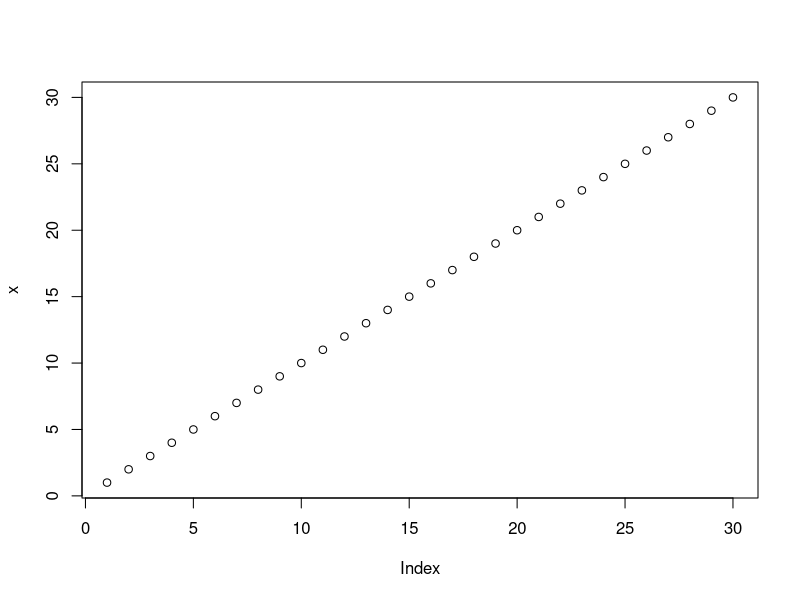
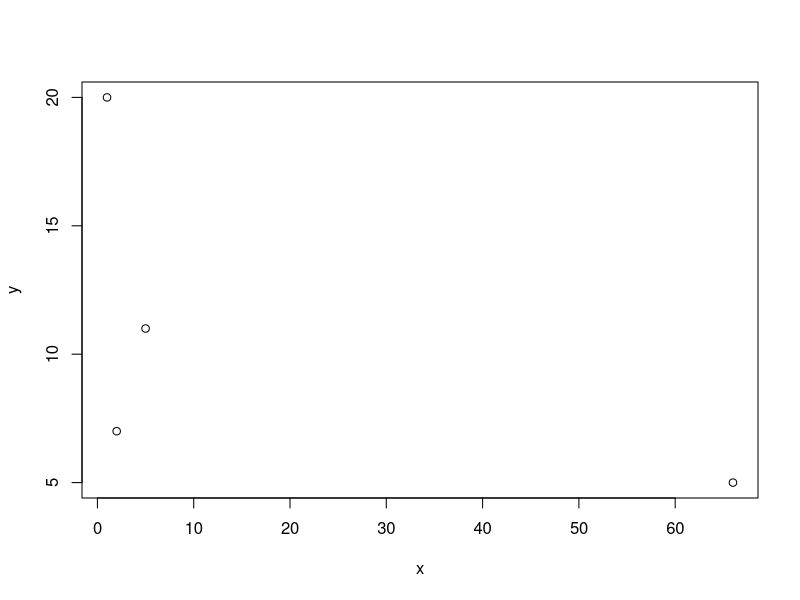
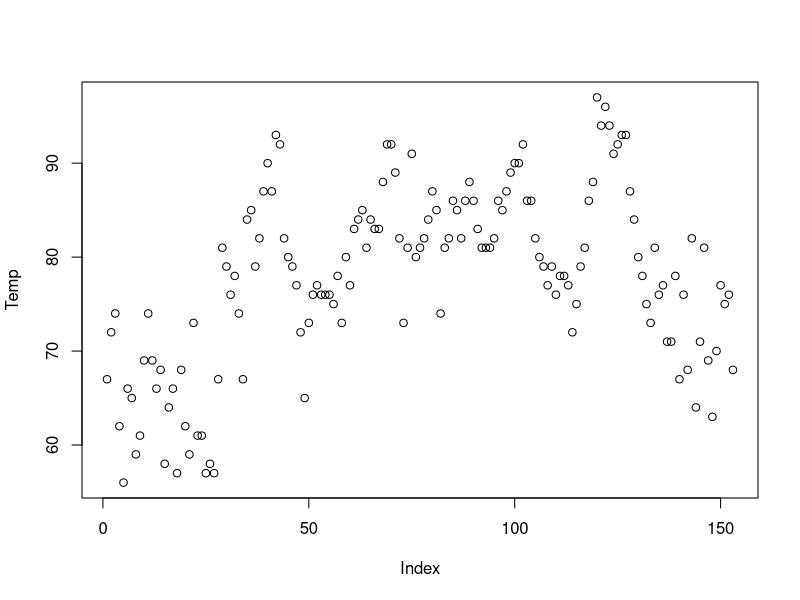
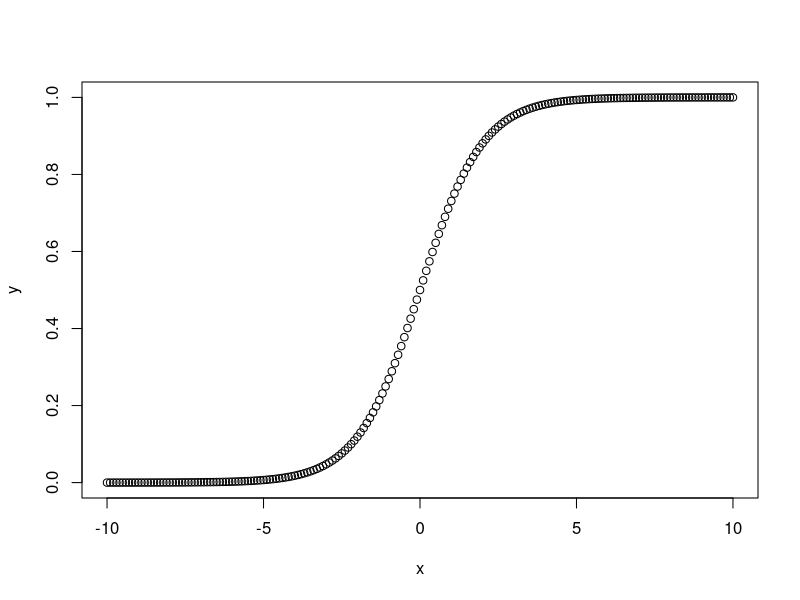

Write R code to recreate these figures, in order.
3+3

3/3

3-3

2^3

x = 5

y = 10

z = x+y

x = (10+5)*2


x = 1:30

plot(x)

x = 30

x <- 30

30 -> x

x = c(1, 5, 66, 2)
y = c(20,11, 5, 7)

plot(x,y)

min(x)
max(x)

summary(x)

data()

data("airquality")

summary(airquality)

head(airquality)

airquality$Temp

attach(airquality)

Temp

plot(Temp)

2^1

2^3

2^(-1)

exp(1)

pi


exp(2)

2.718282*2.718282

exp(-1)

x = seq(-10,10,0.1)

y = 1/(1+exp(-x))

plot(x,y)


